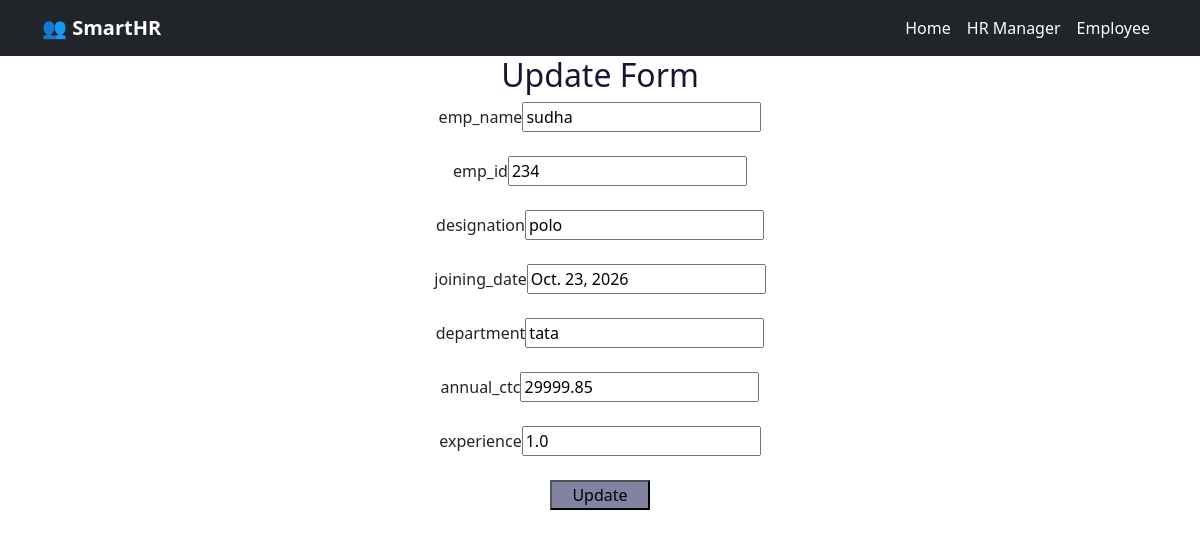
Screenshot of /update/2 with the database file from the repository.
### app1/models.py (models this page shows)
class Employee(models.Model):
    emp_name = models.CharField(max_length=100)
    emp_id = models.CharField(max_length=30, unique=True)
    designation = models.CharField(max_length=100)
    joining_date = models.DateField()
    department = models.CharField(max_length=100)
    annual_ctc = models.DecimalField(max_digits=12, decimal_places=2)
    experience = models.DecimalField(max_digits=4, decimal_places=1)

### app1/views.py (the view)
# urls.py: path('update/<int:id>', views.updateview),
def updateview(request, id):
    emp=Employee.objects.get(id=id)
    if request.method=="POST":
            form=EmployeeForm(request.POST,instance=emp)
            if form.is_valid():
                form.save()
                return redirect('/viewemployee')
    return render(request,'app1/update.html',{'e': emp})

### templates/app1/update.html (shortened to what this page needs)
{%extends "app1/home.html"%}
    {%block body_block%}
    <h2 style="color: rgb(22, 22, 50);">Update Form</h2>
    <form method="post">
        emp_name<input type="text" name="emp_name" value="{{e.emp_name}}"><br><br>
        emp_id<input type="text" name="emp_id" value="{{e.emp_id}}"><br><br>
        designation<input type="text" name="designation" value="{{e.designation}}"><br><br>
        joining_date<input type="text" name="joining_date" value="{{e.joining_date}}"><br><br>
        department<input type="text" name="department" value="{{e.department}}"><br><br>
        annual_ctc<input type="text" name="annual_ctc" value="{{e.annual_ctc}}"><br><br>
        experience<input type="text" name="experience" value="{{e.experience}}"><br><br>
    <button style="width: 100px;height: 30px; background-color: rgba(17, 17, 79, 0.521);">Update</button>
    </form>
</center>
{%endblock%}

### rows the page displays
Employee: emp_name "sudha", emp_id "234", designation "polo", joining_date "Oct. 23, 2026", department "tata", annual_ctc "29999.85", experience "1.0"
